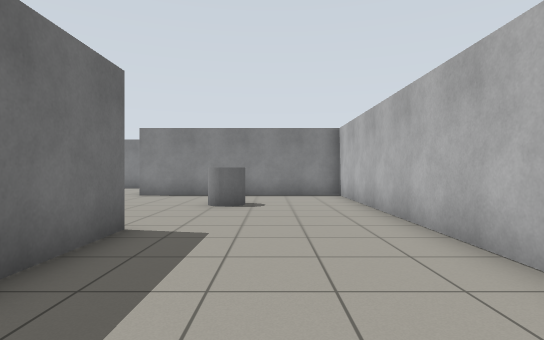
View 1 (above)

16 first-person views from a walk through a robot-simulator world made for Gazebo. The camera is 0.94 m above the floor, looks level and sees 80° across. The floor is counted in squares, 1 m on a side. Each view is taken from the middle of a square. On the plan, view 1 faces up. The plan holds only what a view shows up to about 12 squares ahead; the rest is blank. The robots in the file are not drawn.

View 2
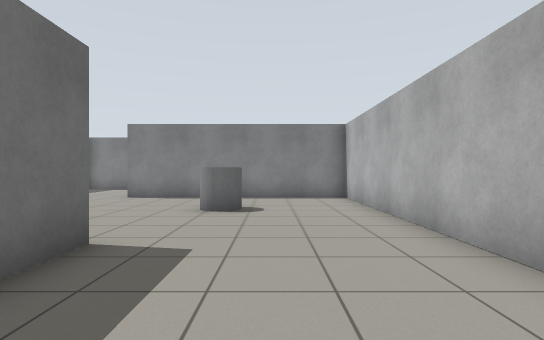

View 3
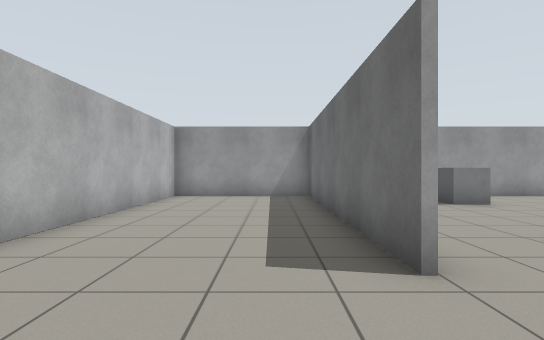

View 4
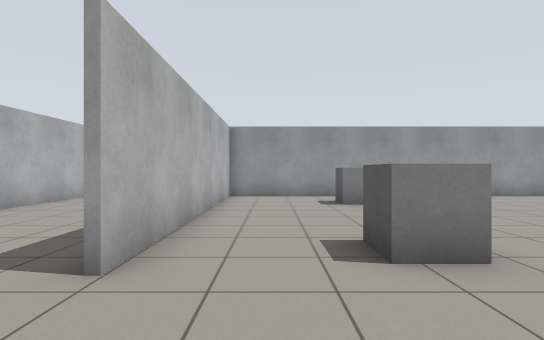

View 5
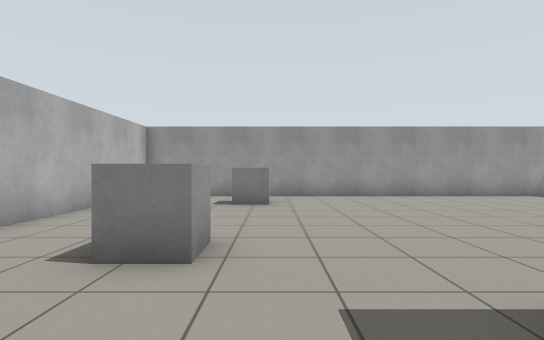

View 6
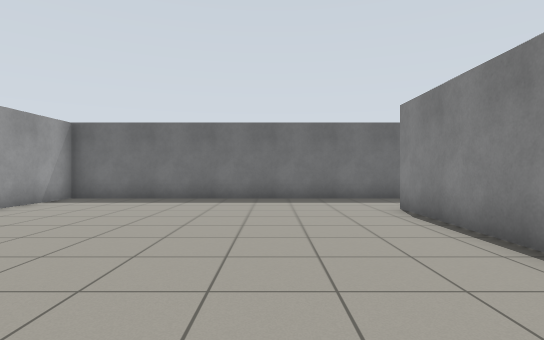

View 7
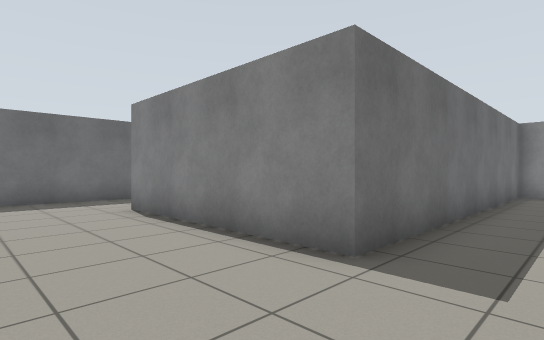

View 8
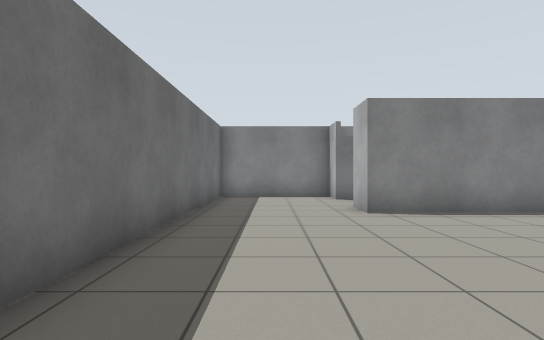

View 9
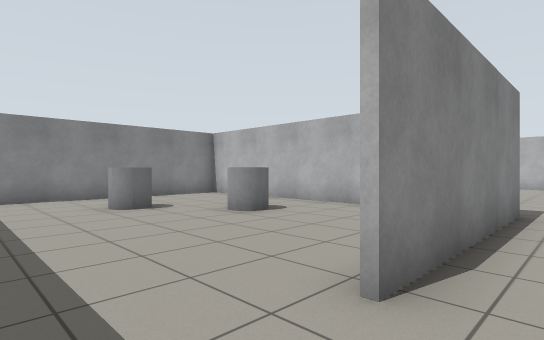

View 10
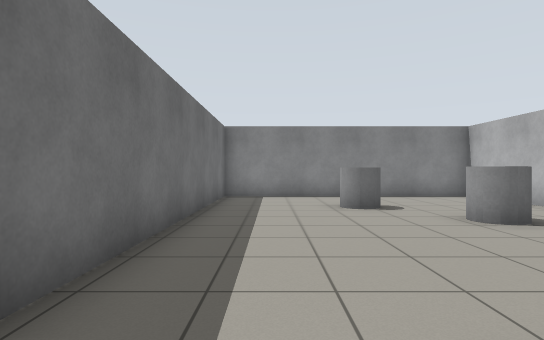

View 11
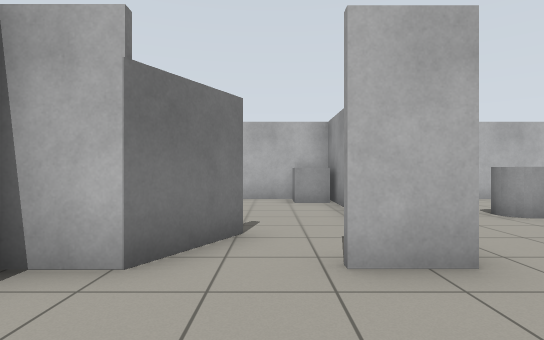

View 12
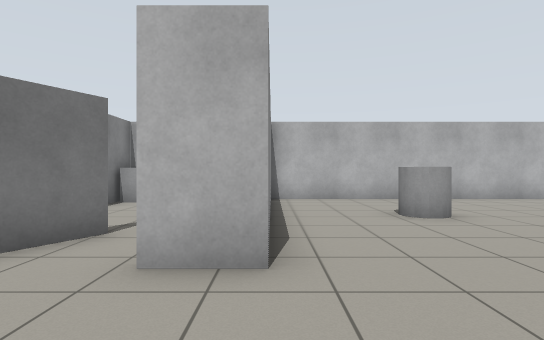

View 13
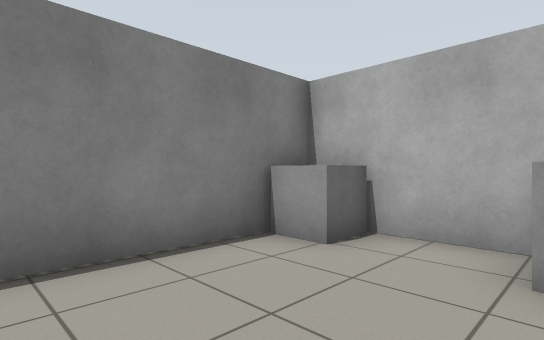

View 14
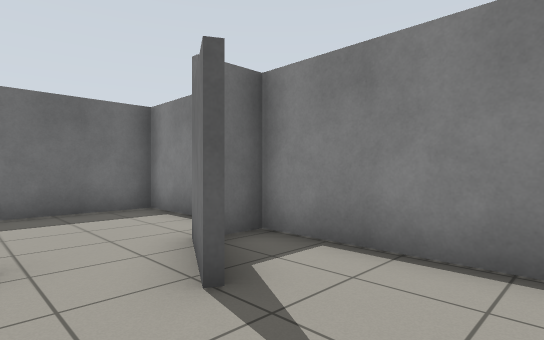

View 15
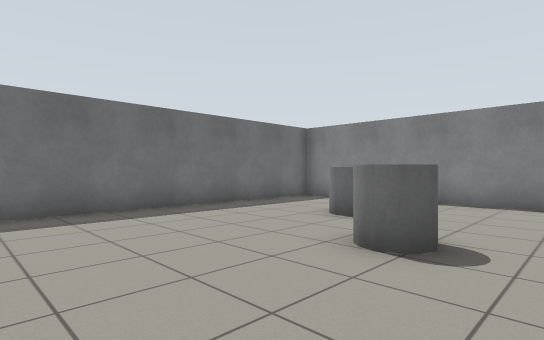

View 16
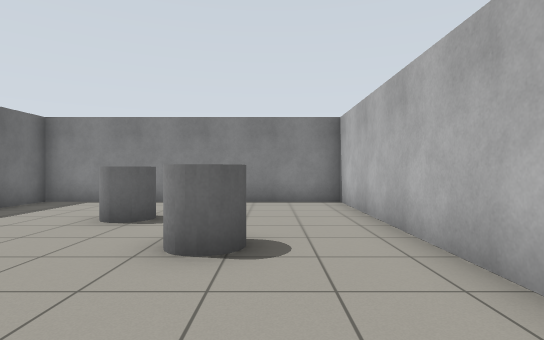

### Floor plan
Points are (right, up) in squares from view 1. A wall is a line through its corners. A room is listed if a view was taken in it or the views show most of it. See-through windows are left out.
Room 1 (views 1, 2, 3, 4, 5, 6, 7, 8, 9, 10, 11, 12)
walls: (-2.3, 5.1) (-2.3, -3.6); (-2.5, -3.6) (-2.5, 5.1); (-17.7, 7.6) (-17.7, -3.6) (2.5, -3.6) (2.5, 12.1); (-4.9, 15.4) (-4.9, 16.6); (2.6, 12) (-4.9, 12) (-4.9, 13.4); (-8.8, 16.6) (-8.8, 6.1) (-14.9, 6.1); (-4.5, 16.6) (-9, 16.6)
ways out: opening at (-5, 14.5) to room 2; opening at (-16, 6.7) to room 3
objects: grey box (-7, -2) to (-6, -1); grey box (-6, 4) to (-5, 5); grey cylinder (-1, 9)
Room 2 (views 13, 14)
walls: (0.3, 12.2) (2.5, 12.2); (-4.8, 16.6) (-4.8, 15.8); (2.5, 12.1) (2.5, 16.6) (-4.5, 16.6)
ways out: opening at (-5, 14.5) to room 1
objects: door leaf (-5, 15) to (-3, 15); grey box (1, 13) to (2, 13); grey box (2, 16)
Room 3 (views 15, 16)
walls: (-9, 9.4) (-9, 16.6) (-17.7, 16.6) (-17.7, 7.6)
ways out: opening at (-16, 6.7) to room 1
objects: grey cylinder (-14, 13) to (-14, 14); grey cylinder (-12, 11)

Where each view was taken, in squares from view 1:
view 1: 0 up, 0 right, facing up
view 2: 1 up, 0 right, facing up
view 3: 8 up, 1 left, facing down
view 4: 8 up, 4 left, facing down
view 5: 8 up, 7 left, facing down
view 6: 3 up, 7 left, facing left
view 7: 3 up, 7 left, facing up-left
view 8: 5 up, 7 left, facing up
view 9: 5 up, 17 left, facing up-right
view 10: 5 up, 16 left, facing up
view 11: 14 up, 8 left, facing right
view 12: 12 up, 8 left, facing right
view 13: 13 up, 2 left, facing up-right
view 14: 13 up, 1 left, facing up-left
view 15: 7 up, 10 left, facing up-left
view 16: 7 up, 11 left, facing up
